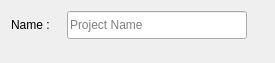
<?xml version="1.0" encoding="UTF-8"?>
<ui version="4.0">
 <class>Form</class>
 <widget class="QWidget" name="Form">
  <property name="geometry">
   <rect>
    <x>0</x>
    <y>0</y>
    <width>275</width>
    <height>63</height>
   </rect>
  </property>
  <property name="windowTitle">
   <string>Form</string>
  </property>
  <layout class="QFormLayout" name="formLayout">
   <item row="0" column="0">
    <layout class="QHBoxLayout" name="horizontalLayout">
     <item>
      <widget class="QLabel" name="container_label_4">
       <property name="sizePolicy">
        <sizepolicy hsizetype="Fixed" vsizetype="Fixed">
         <horstretch>0</horstretch>
         <verstretch>0</verstretch>
        </sizepolicy>
       </property>
       <property name="minimumSize">
        <size>
         <width>50</width>
         <height>28</height>
        </size>
       </property>
       <property name="maximumSize">
        <size>
         <width>50</width>
         <height>28</height>
        </size>
       </property>
       <property name="text">
        <string>Name :</string>
       </property>
      </widget>
     </item>
     <item>
      <widget class="QLineEdit" name="project_name">
       <property name="sizePolicy">
        <sizepolicy hsizetype="Fixed" vsizetype="Fixed">
         <horstretch>1</horstretch>
         <verstretch>1</verstretch>
        </sizepolicy>
       </property>
       <property name="minimumSize">
        <size>
         <width>180</width>
         <height>28</height>
        </size>
       </property>
       <property name="maximumSize">
        <size>
         <width>180</width>
         <height>28</height>
        </size>
       </property>
       <property name="text">
        <string/>
       </property>
       <property name="placeholderText">
        <string>Project Name</string>
       </property>
       <property name="clearButtonEnabled">
        <bool>true</bool>
       </property>
      </widget>
     </item>
    </layout>
   </item>
  </layout>
 </widget>
 <resources/>
 <connections/>
</ui>
